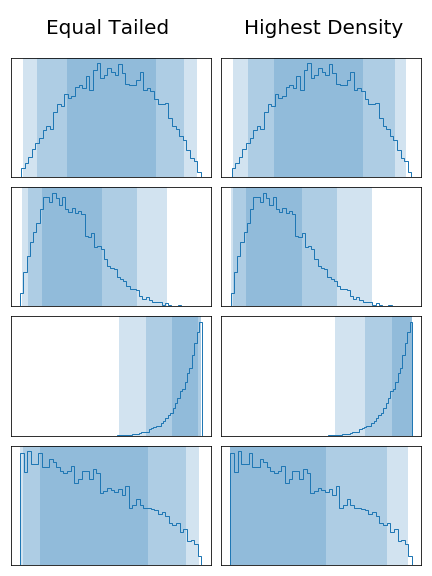

Generate this figure with Python:
import numpy as np
import matplotlib.pyplot as plt
from scipy import stats
import linmodpost as lmp

# Example of two different bayesian credible intervals (bcis)
# i.e. an interval containing a specified probability mass of a distribution
# 1) equal-tailed BCI
#    has equal probability either side of the interval
# 2) highest-density BCI
#    the smallest (contiguous) interval containing the specified probability

# sample values from four different beta distributions
n_smp = 10000
a = np.array([2., 2., 10., 1])
b = np.array([2., 5., 1., 1.5])
samples = stats.beta.rvs(a, b, size=(n_smp,) + a.shape)
samples = lmp.samplers.Samples(samples)

# calculate equal-tailed and highest-density BCIs containing probabilities p_in
p_in = [0.68, 0.95, 0.997]
et_bci = samples.even_tailed_bcis(p_in=p_in)
hd_bci = samples.highest_density_bcis(p_in=p_in)

# plot results
kw_hist = {'bins':50, 'histtype':'step', 'density':True}
kw_text = {'size':20, 'va':'center', 'ha':'center'}

fig, ax = plt.subplots(4, 2, figsize=(6, 8), sharex='col')
ax = ax.T
for i in range(4):
    ax[0,i].hist(samples.x[:,i], **kw_hist)
    ax[1,i].hist(samples.x[:,i], **kw_hist)
    for j in range(3):
        ax[0,i].axvspan(et_bci[j, 0, i], et_bci[j, 1, i], alpha=0.2)
        ax[1,i].axvspan(hd_bci[j, 0, i], hd_bci[j, 1, i], alpha=0.2)
    for j in range(2):
        ax[j,i].get_yaxis().set_visible(False)
        ax[j,i].get_xaxis().set_visible(False)
fig.text(0.25, 0.95, 'Equal Tailed', size=20, va='center', ha='center')
fig.text(0.75, 0.95, 'Highest Density', size=20, va='center', ha='center')
fig.tight_layout()
fig.subplots_adjust(top=0.9)
plt.savefig('../plots/bayesian_credible_intervals.png')
plt.close()
